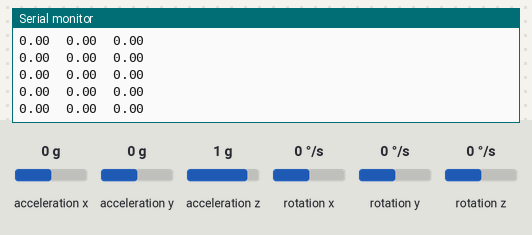
The sketch below on a simulated Arduino Uno, built with avr-gcc and run on an emulated ATmega328P. Parts: the last lines printed to the serial monitor. Wiring (inferred from the names in the program): MPU-6050 motion sensor at I2C address 0x68. The inputs (shaded band) are chosen by the test bench; at power-on: acceleration x 0 g, acceleration y 0 g, acceleration z 1 g, rotation x 0 °/s, rotation y 0 °/s, rotation z 0 °/s.

Above: at 1.3 s.
1.4 s: acceleration x set to 1.4 g
At 2.4 s:
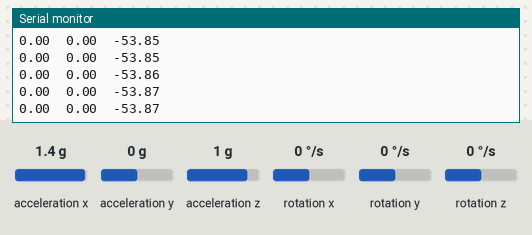
4.4 s: acceleration y set to 1.4 g
At 5.3 s:
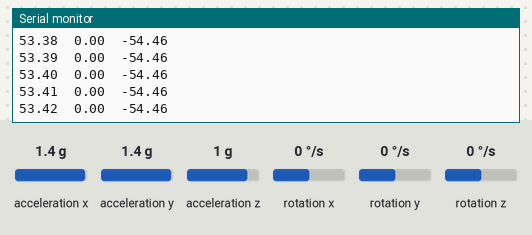
Timing chart, 0 to 5.6 s (numbered marks = the images above; inputs shaded):
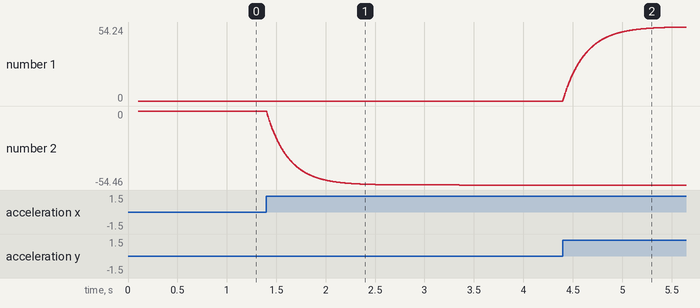

The sketch:

angleCalc.ino
```cpp
#include<Wire.h>
const int MPU_addr=0x68;
double AcX,AcY,AcZ,Tmp,GyX,GyY,GyZ; //These will be the raw data from the MPU6050.
uint32_t timer; //it's a timer, saved as a big-ass unsigned int.  We use it to save times from the "micros()" command and subtract the present time in microseconds from the time stored in timer to calculate the time for each loop.
double compAngleX, compAngleY; //These are the angles in the complementary filter
#define degconvert 57.2957786 //there are like 57 degrees in a radian.
double angleYaw = 0.0;
int counter = 0;
void setup() {
  Wire.begin();
  #if ARDUINO >= 157
  Wire.setClock(400000UL); // Set I2C frequency to 400kHz
  #else
    TWBR = ((F_CPU / 400000UL) - 16) / 2; // Set I2C frequency to 400kHz
  #endif
  Wire.beginTransmission(MPU_addr);
  Wire.write(0x6B);  // PWR_MGMT_1 register
  Wire.write(0);     // set to zero (wakes up the MPU-6050)
  Wire.endTransmission(true);
  Serial.begin(115200);
  delay(100);
  Wire.beginTransmission(MPU_addr);
  Wire.write(0x3B);  // starting with register 0x3B (ACCEL_XOUT_H)
  Wire.endTransmission(false);
  Wire.requestFrom(MPU_addr,14,true);  // request a total of 14 registers
  AcX=Wire.read()<<8|Wire.read();  // 0x3B (ACCEL_XOUT_H) & 0x3C (ACCEL_XOUT_L)
  AcY=Wire.read()<<8|Wire.read();  // 0x3D (ACCEL_YOUT_H) & 0x3E (ACCEL_YOUT_L)
  AcZ=Wire.read()<<8|Wire.read();  // 0x3F (ACCEL_ZOUT_H) & 0x40 (ACCEL_ZOUT_L)
  Tmp=Wire.read()<<8|Wire.read();  // 0x41 (TEMP_OUT_H) & 0x42 (TEMP_OUT_L)
  GyX=Wire.read()<<8|Wire.read();  // 0x43 (GYRO_XOUT_H) & 0x44 (GYRO_XOUT_L)
  GyY=Wire.read()<<8|Wire.read();  // 0x45 (GYRO_YOUT_H) & 0x46 (GYRO_YOUT_L)
  GyZ=Wire.read()<<8|Wire.read();  // 0x47 (GYRO_ZOUT_H) & 0x48 (GYRO_ZOUT_L)
  double roll = atan2(AcY, AcZ)*degconvert;
  double pitch = atan2(-AcX, AcZ)*degconvert;
  double gyroXangle = roll;
  double gyroYangle = pitch;
  double compAngleX = roll;
  double compAngleY = pitch;
  timer = micros();
}

void loop() {
  Wire.beginTransmission(MPU_addr);
  Wire.write(0x3B);
  Wire.endTransmission(false);
  Wire.requestFrom(MPU_addr,14,true);
  AcX=Wire.read()<<8|Wire.read();
  AcY=Wire.read()<<8|Wire.read();
  AcZ=Wire.read()<<8|Wire.read();
  Tmp=Wire.read()<<8|Wire.read();
  GyX=Wire.read()<<8|Wire.read();
  GyY=Wire.read()<<8|Wire.read();
  GyZ=Wire.read()<<8|Wire.read();
  double dt = (double)(micros() - timer) / 1000000;
  timer = micros();
  double roll = atan2(AcY, AcZ)*degconvert;
  double pitch = atan2(-AcX, AcZ)*degconvert;
  double gyroXrate = GyX/131.0;
  double gyroYrate = GyY/131.0;
  double gyroZrate = GyZ/131.0;
  //if the angular accalaration is too small, we consider it as a noise, and do no update
  if(abs(gyroZrate)<1){
      gyroZrate = 0;
    }

  angleYaw = angleYaw + gyroZrate*dt;
  compAngleX = 0.99 * (compAngleX + gyroXrate * dt) + 0.01 * roll; // Calculate the angle using a Complimentary filter
  compAngleY = 0.99 * (compAngleY + gyroYrate * dt) + 0.01 * pitch;
  Serial.print(compAngleX);Serial.print("\t");
  Serial.print(angleYaw);Serial.print("\t");
  Serial.print(compAngleY);Serial.print("\n");
  //on the robot, don't use the counter, instead, set the angle to 0 before every move.
  counter ++;
  if(counter%1000 == 0){
//    angleYaw = 0;
    }
  //after each move, compare the angle againest the intended value and do adjustments.

}
```

Measured:
- after the input at 1.4 s, the serial monitor: prints a new line at once (image 1)
- plotted number 2: 0 → -54.46 after the input at 1.4 s
